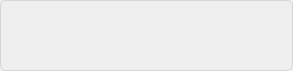
<?xml version="1.0" encoding="UTF-8"?>
<ui version="4.0">
 <class>NameConflict</class>
 <widget class="QWidget" name="NameConflict">
  <property name="geometry">
   <rect>
    <x>0</x>
    <y>0</y>
    <width>293</width>
    <height>71</height>
   </rect>
  </property>
  <property name="styleSheet">
   <string notr="true">#frame 
{
    border-radius: 6px;
    border: 1px solid  #D6D6D6;
}</string>
  </property>
  <layout class="QVBoxLayout" name="verticalLayout">
   <property name="spacing">
    <number>0</number>
   </property>
   <property name="leftMargin">
    <number>0</number>
   </property>
   <property name="topMargin">
    <number>0</number>
   </property>
   <property name="rightMargin">
    <number>0</number>
   </property>
   <property name="bottomMargin">
    <number>0</number>
   </property>
   <item>
    <widget class="QFrame" name="frame">
     <property name="frameShape">
      <enum>QFrame::Box</enum>
     </property>
     <property name="frameShadow">
      <enum>QFrame::Plain</enum>
     </property>
     <layout class="QVBoxLayout" name="verticalLayout_2">
      <property name="spacing">
       <number>0</number>
      </property>
      <property name="leftMargin">
       <number>0</number>
      </property>
      <property name="topMargin">
       <number>0</number>
      </property>
      <property name="rightMargin">
       <number>0</number>
      </property>
      <property name="bottomMargin">
       <number>3</number>
      </property>
      <item>
       <widget class="StalledIssueFilePath" name="path" native="true"/>
      </item>
      <item>
       <widget class="QWidget" name="nameConflicts" native="true">
        <property name="styleSheet">
         <string notr="true">#StalledIssueActionTitle
{
    height: 32 px;
}</string>
        </property>
        <layout class="QVBoxLayout" name="nameConflictsLayout">
         <property name="spacing">
          <number>3</number>
         </property>
         <property name="leftMargin">
          <number>0</number>
         </property>
         <property name="topMargin">
          <number>10</number>
         </property>
         <property name="rightMargin">
          <number>0</number>
         </property>
         <property name="bottomMargin">
          <number>0</number>
         </property>
        </layout>
       </widget>
      </item>
     </layout>
    </widget>
   </item>
  </layout>
 </widget>
 <customwidgets>
  <customwidget>
   <class>StalledIssueFilePath</class>
   <extends>QWidget</extends>
   <header>stalledissuefilepath.h</header>
   <container>1</container>
  </customwidget>
 </customwidgets>
 <resources/>
 <connections/>
</ui>
